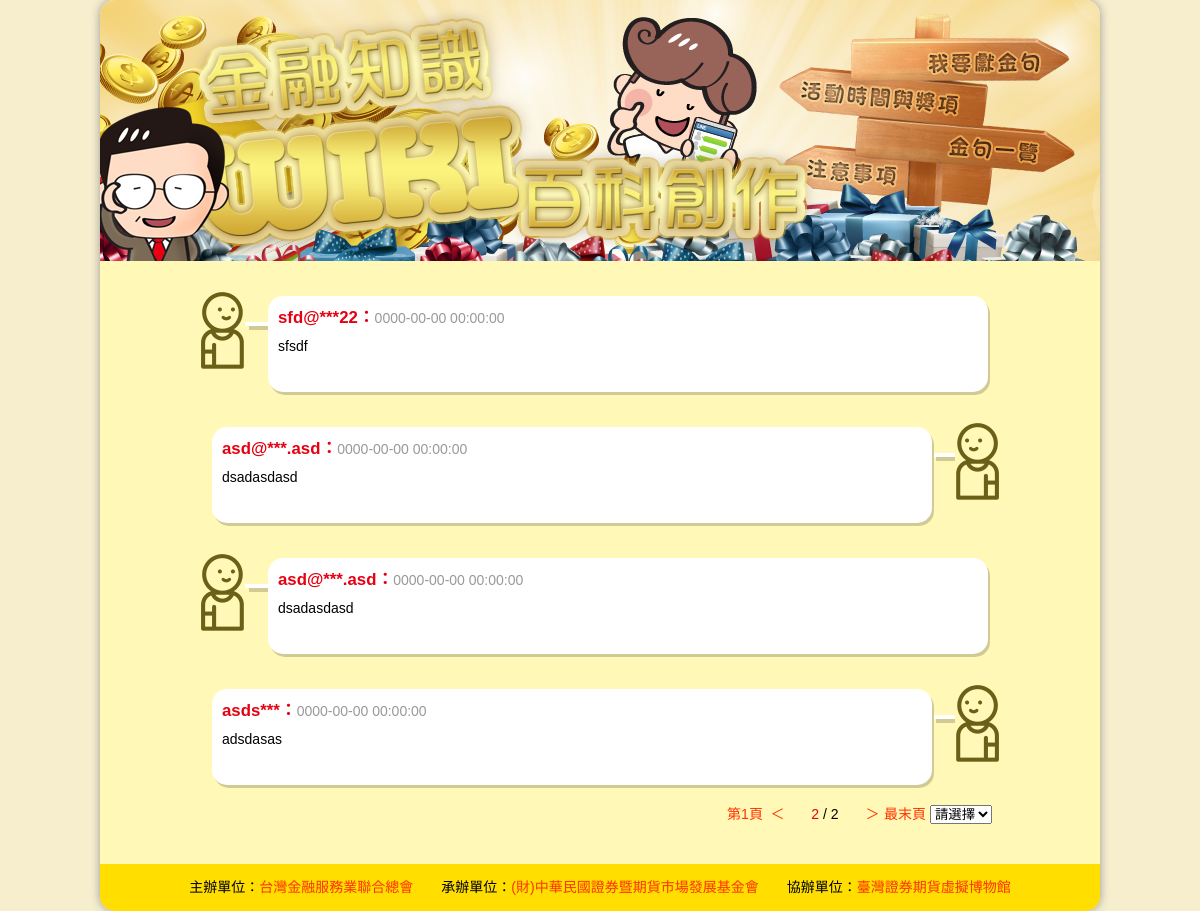
The page /sfi-event/sfi-wiki/list.php?page=2 on the database its author committed.
### tables this page shows
CREATE TABLE IF NOT EXISTS `sfievent_wiki` (
  `sfievent_wikiNo` int(10) unsigned NOT NULL COMMENT '流水號',
  `sfievent_wikiName` varchar(255) NOT NULL COMMENT '姓名',
  `sfievent_wikiEmail` varchar(255) NOT NULL COMMENT '電子信箱',
  `sfievent_wikiPhone` varchar(255) NOT NULL COMMENT '聯絡電話',
  `sfievent_wikiWord` varchar(255) NOT NULL COMMENT '金句',
  `sfievent_wikiDT` datetime NOT NULL COMMENT '日期時間',
  `sfievent_wikiHide` tinyint(1) NOT NULL DEFAULT '0' COMMENT '是否隱藏'
);

### sfi-event/modules/DBmySQL.php (called while the page is built, shortened)
<?php
class DBCTRL {
	function Arrays ($value) {
		$body = @mysqli_fetch_array($value, MYSQLI_ASSOC);
		return $body;
	}
	function Num ($value) {
		$num = @mysqli_num_rows($value);
		return $num;
	}
	function Query ($value) {
		$query = @mysqli_query($GLOBALS['DBLINK'], $value);
		return $query;
	}
}
$DB = new DBCTRL;
?>

### sfi-event/sfi-wiki/list.php (the view, shortened to what this page needs)
<!DOCTYPE html PUBLIC "-//W3C//DTD XHTML 1.0 Transitional//EN" "http://www.w3.org/TR/xhtml1/DTD/xhtml1-transitional.dtd">
<html xmlns="http://www.w3.org/1999/xhtml">
<head>
<link href="web.css" rel="stylesheet" type="text/css" />
</head>
<body>
<div id="all" align="center">
<div id="bg-shadow">
<div id="wrapper">
<div id="in-box-02" style="background:#fff8b6; height:auto; padding-bottom:20px;">
<div id="in-tai"><img src="images/in-tai.png" usemap="#Map" style="border-radius:15px 15px 0 0;" border="0" />
</div>
<?php
require('../modules/DBmySQL.php');
$DB->Connect();
$DB->Select('sfievent');
$_dataPerPage = 5;
$_pageNo = (empty($_GET['page'])) ? 1 : $_GET['page'];
$_queryCount = $DB->Num($DB->Query("SELECT * FROM sfievent_wiki WHERE sfievent_wikiHide = 0;"));
$_pageTotal = ceil($_queryCount / $_dataPerPage);
$_pageStart = ($_pageNo * $_dataPerPage) - $_dataPerPage;
$pre = ($_pageNo == 1) ? 1 : ($_pageNo - 1);
$next = ($_pageNo == $_pageTotal) ? $_pageTotal : ($_pageNo + 1);
$dbQuery = $DB->Query("SELECT * FROM sfievent_wiki WHERE sfievent_wikiHide = 0 ORDER BY sfievent_wikiNo DESC LIMIT ".$_pageStart.",".$_dataPerPage.";");
$xx = 0;
while ($dbArray = $DB->Arrays($dbQuery))
{
	++$xx;
	$x = ($xx % 2) ? 'left' : 'right';
	$e = $dbArray['sfievent_wikiPhone'];
	$e = (mb_strlen($e) >= 3) ? mb_substr($e, 0, 4) . '***' . mb_substr($e, 7) : mb_substr($e, 0, 1) . '*';
?>
<div id="in-data-01" style="background:none; ">
<div style="width:45px; height:79px; float:<?php echo $x?>;"><img src="images/icon-man-<?php echo substr($x,0,1)?>.png" /></div>
<div style="width:23px; height:47px; float:<?php echo $x?>; margin-top:10px;"><img src="images/dialog-l.png" /></div>
<div style="width:700px; border-radius:15px; padding:8px 10px 8px 10px; float:<?php echo $x?>; background:#FFF; margin-top:5px; box-shadow:2px 3px 0 #d2ca95; height:80px; overflow:hidden;">
  <p><span class="word-big-red"><?php echo $e?>：</span><span class="word-gray"><?php echo $dbArray['sfievent_wikiDT'];?></span></p>
  <p><?php echo $dbArray['sfievent_wikiWord'];?></p>
</div>
</div>
<?php
}
?>
<div style="width:80%; clear:both; float:left; margin:20px 0 20px 10%;">
  <table width="280" border="0" align="right" cellpadding="0" cellspacing="0">
    <tr>
      <td width="50" align="center"><a href="?page=1">第1頁</a></td>
      <td width="15" align="center"><a href="?page=<?php echo $pre?>">＜</a></td>
      <td width="80" align="center"><span class="word-red"><?php echo $_pageNo?></span> / <?php echo $_pageTotal?></td>
      <td width="15" align="center"><a href="?page=<?php echo $next?>">＞</a></td>
      <td width="50" align="center"><a href="?page=<?php echo $_pageTotal?>">最末頁</a></td>
      <td><label for="select"></label>
        <select name="select" id="select" onChange="if(this.value){window.location.href='?page='+this.value};">
          <option>請選擇</option>
        </select></td>
    </tr>
  </table>
</div>
</div>
<div id="footer">主辦單位：<a href="http://www.tfsr.org.tw/" target="_blank">台灣金融服務業聯合總會</a>　　承辦單位：<a href="http://www.sfi.org.tw/" target="_blank">(財)中華民國證券暨期貨市場發展基金會</a>　　協辦單位：<a href="https://www.tsfvm.com.tw/web/index.aspx" target="_blank">臺灣證券期貨虛擬博物館</a></div>
</div>
</div>
</div>
</body>
</html>

### sfi-event/sfi-wiki/web.css (style rules this page uses)
html, body { margin:0px; padding:0px; height:100%; }
body, th, td, input { font-family:"Hiragino Kaku Gothic Pro","微軟正黑體","Microsoft Jhenghei",Helvetica,Arial,sans-serif; font-size:14px; line-height: 120%; }
a { text-decoration: none; }
p { line-height:2em; margin:0; padding:0; }
a:link, a:visited { text-decoration:none; cursor:pointer; }
table,th,td { margin:0; padding:0; border:none; outline:none; border-collapse:collapse; border-spacing:0; }
body { background-color:#f7eece; }
a:link { font-size: 100%; color:#F30; text-decoration:none; }
.word-red { font-size:100%; color:#e50012; }
.word-big-red { font-size:120%; color:#e50012; font-weight:bolder; }
.word-gray { font-size:100%; color:#999; }
#bg-shadow { width:1000px; margin:0 auto; border-radius:15px; box-shadow: 0 0 10px #999; }
#wrapper { width: 1000px; position:relative; text-align:left; }
#in-tai { width:1000px; float:left; border-radius:15px 15px 0 0; }
#in-box-02 { width:1000px; height:771px; background:url(images/in-bg-02.jpg); float:left; border-radius:15px 15px 0 0; }
#in-data-01 { width:80%; float:left; margin-left:10%; margin-top:30px; background:#FFF; }
#footer { width:100%; padding:15px 0 15px 0; clear:both; margin:0 auto; text-align:center; background-color:#ffde00; border-radius:0 0 15px 15px; }

### rows shown on the page
sfievent_wiki: sfievent_wikiPhone "sfd@***22", sfievent_wikiDT "0000-00-00 00:00:00", sfievent_wikiWord "sfsdf"
sfievent_wiki: sfievent_wikiPhone "asd@***.asd", sfievent_wikiDT "0000-00-00 00:00:00", sfievent_wikiWord "dsadasdasd"
sfievent_wiki: sfievent_wikiPhone "asd@***.asd", sfievent_wikiDT "0000-00-00 00:00:00", sfievent_wikiWord "dsadasdasd"
sfievent_wiki: sfievent_wikiPhone "asds***", sfievent_wikiDT "0000-00-00 00:00:00", sfievent_wikiWord "adsdasas"

### other values the page prints
$_pageNo "2"
$_pageTotal "2"
